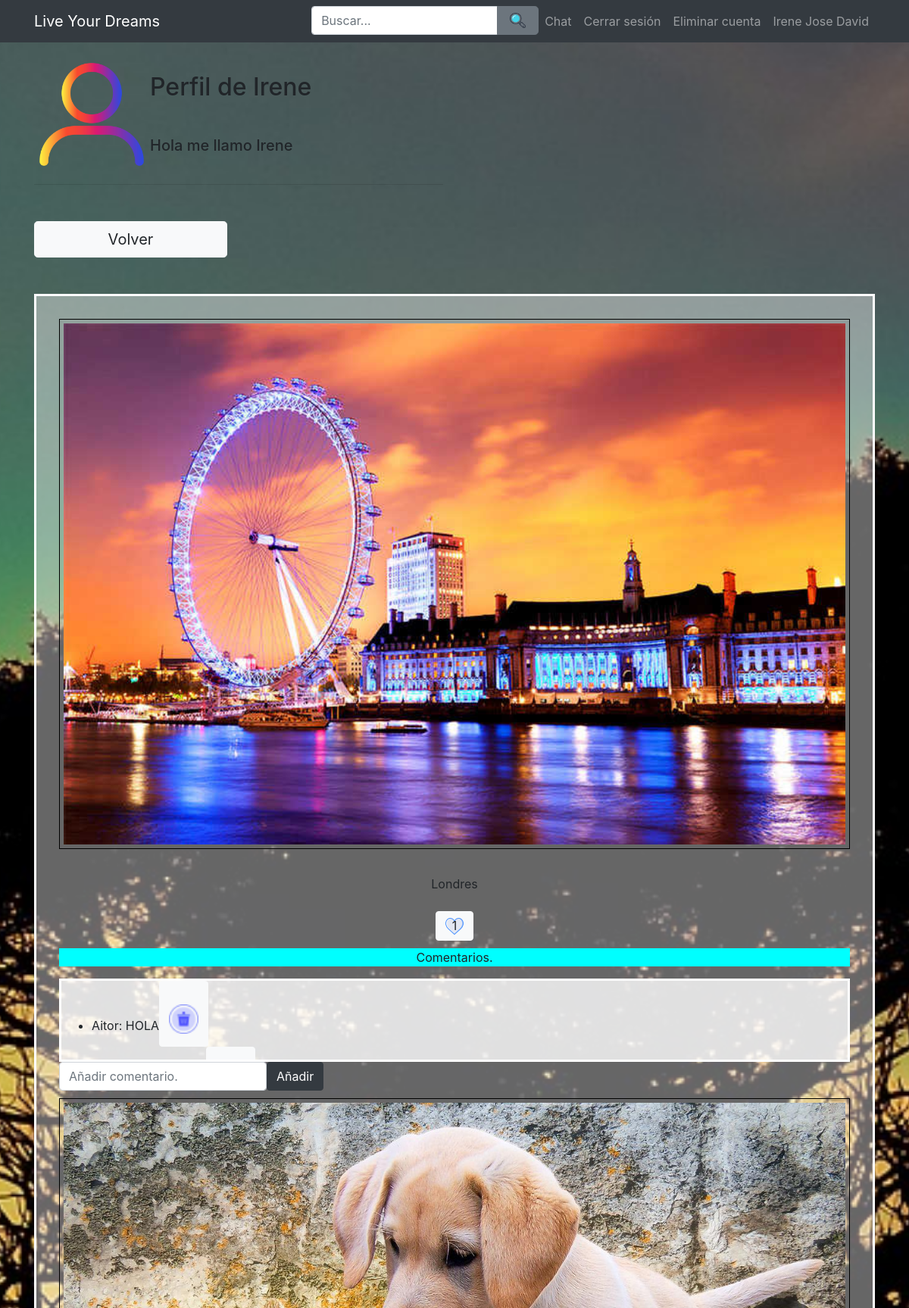
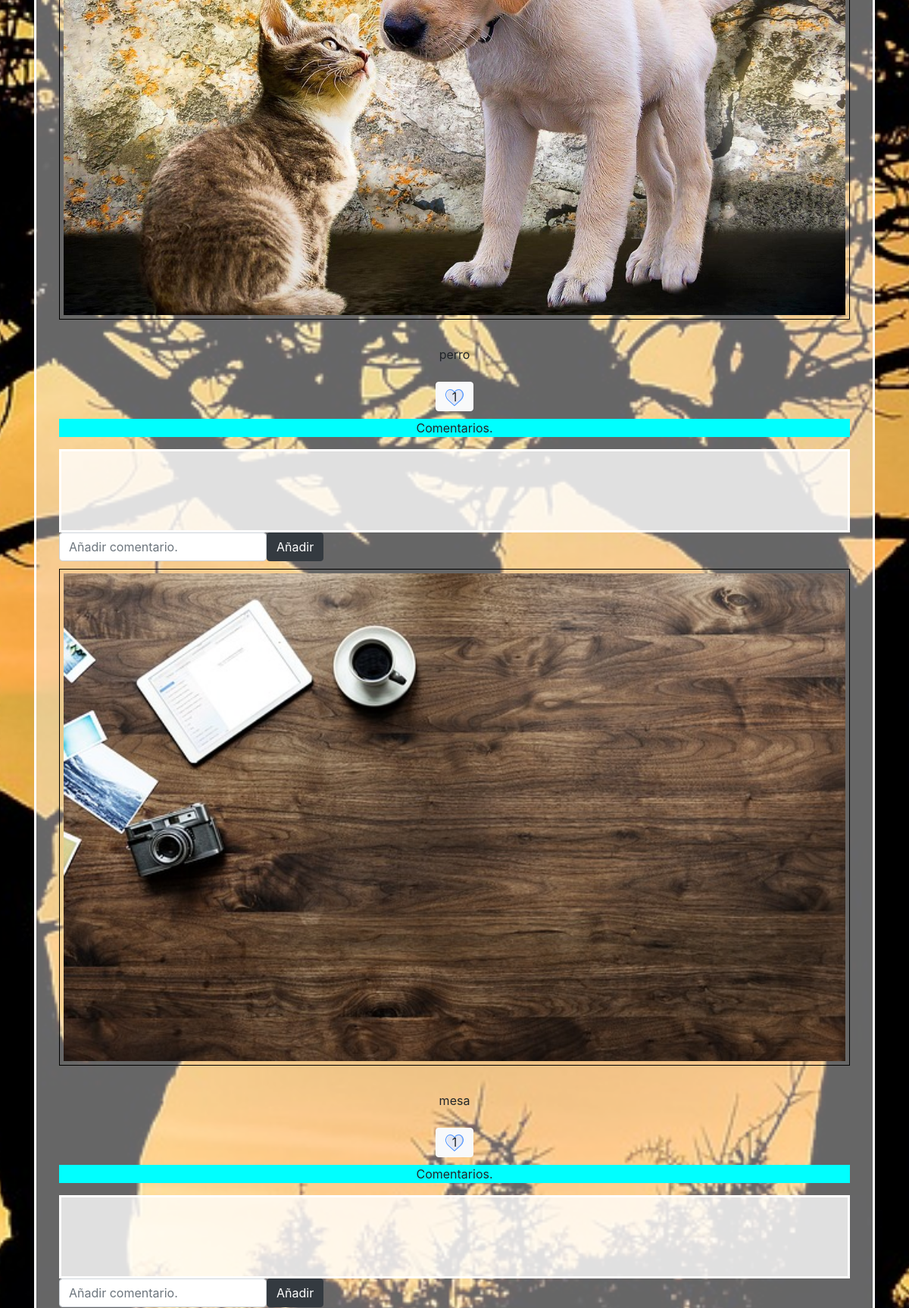
The app's page /vistausuario.php?id=1&nombreusuario=Irene (signed in, upper part) with its own data (2 pictures, top to bottom).
### tables this page shows
CREATE TABLE `usuarios` (
  `usuarioID` int(11) NOT NULL,
  `username` varchar(255) NOT NULL,
  `password` varchar(255) NOT NULL,
  `email` varchar(255) NOT NULL,
  `active` varchar(255) NOT NULL,
  `resetToken` varchar(255) DEFAULT NULL,
  `resetComplete` varchar(3) DEFAULT 'No',
  `visitas` int(11)  DEFAULT '0',
  `descripcion` varchar(255) NOT NULL,
  `imagen` varchar(255) NOT NULL
);

CREATE TABLE `imagen` (
  `idfoto` int(11) NOT NULL,
  `usuarioID` int(11) NOT NULL,
  `nombre` varchar(255) NOT NULL,
  `descripcion` text NOT NULL,
  `likes` int(11) DEFAULT '0'
);

CREATE TABLE `comentarios` (
  `idcomentarios` int(11) NOT NULL,
  `idUsuario` int(11) DEFAULT NULL,
  `comentario` varchar(256) DEFAULT NULL,
  `idfoto` int(11) DEFAULT NULL
);

### vistausuario.php (the view, shortened to what this page needs)
<?php
require('includes/config.php');
require('layout/header.php');
?>
<div class="container">
    <div class="row">
        <div class="col-xs-12 col-sm-8 col-md-6 col-sm-offset-2 col-md-offset-3">
			<?php
				$stmt = $db->query("SELECT imagen, descripcion FROM usuarios WHERE usuarioID = " . $_GET['id']);
				while ($row = $stmt->fetch()) {
					if(empty($row['imagen'])){
						$imagenP = "usuario.jpg";
					}else{
						$imagenP = $row['imagen'];
					}
					if(empty($row['descripcion'])){
						$descripcionP = "Descripcion";
					}else{
						$descripcionP = $row['descripcion'];
					}
				}
			?>
			<table>
				<tr>
					<td rowspan="2"><?php echo '<div id="todo"><img width="150" height="150" src="imagenes/' . $imagenP . '">' . "\n"; ?></td>
					<td><h2>Perfil de <?php echo htmlspecialchars($_GET['nombreusuario'], ENT_QUOTES); ?></h2></td>
				</tr>
				<tr>
					<td><h5><?php echo $descripcionP;?></h5></td>
				</tr>
			</table>
            <hr>
            <div class="row mt-5">
                <div class="col-xs-6 col-md-6"><a class="btn btn-light btn-block btn-lg" tabindex="5" href="paginausuarios.php">Volver</a></div>
            </div>
        </div>
        <div class="col-xs-12 col-sm-12 col-md-12 col-sm-offset-12 col-md-offset-12 mt-5">
            <div class="row">
                <div class="col-md-12">
                    <div class="contenedorTodo">
                        <?php
						$id = $_GET['id'];
						$stmt = $db->query("SELECT * FROM imagen WHERE usuarioID = " . $id);
						while ($row = $stmt->fetch()) {
							echo '<img id="' . $row['idfoto'] . '" class="foto"
							src="imagenes/' . $row['nombre'] . '">' . "\n";
							echo '<br/><br/>' . $row['descripcion'] . '<br/><br/>';
							$idDelaFoto = $row['idfoto'];
							echo '<button type="button" id="' . $row['idfoto'] . '" class="comment-ico btn btn-light like"><img src="img/app/heart.png">';
							echo '<div class="contadorLikes">';
							$stmt2 = $db->query("SELECT likes FROM imagen WHERE idfoto =" . $row['idfoto']);
							$contenedor = [];
							while ($row = $stmt2->fetch()) {
								array_push($contenedor, $row['likes']);
							}
							echo $contenedor[0];
							echo '</div></button>';
							echo '<div class="detailBox">
							<div class="commentBox">
								<p class="taskDescription"> Comentarios.</p>
							</div>
							<div class="actionBox">
								<div class="cajaComent">
								<ul class="commentList" id="ul' . $idDelaFoto . '">';
							$var3 = $idDelaFoto;
							if ($resultado = $db->query("SELECT * from comentarios WHERE idfoto = $idDelaFoto")) {
								while ($row2 = $resultado->fetch()) {
									echo '<li>';
									echo '<div class="commentText">';
									echo "<p class='nombre'>";
									$resultado2 = $db->query(
										"SELECT username from usuarios WHERE usuarioID = " . $row2['idUsuario']
									);
									while ($row3 = $resultado2->fetch()) {
										echo $row3['username'];
									}
									echo ": " . $row2['comentario'] . "</p>";
									if ($_SESSION['usuarioID'] == $row2['idUsuario']) {
										echo "<p id='" . $idDelaFoto . "' class='pInvisible'></p>
															<button id='" . $row2['idcomentarios'] . "' type='buttom'
															class='comment-ico btn btn-light eliminarComentario'>
															<br>
															<img class='imgPapelera' src='img/app/remove.png'>
															</button>";
									}
									echo '</div>';
									echo '</li>';
								}
							} else {
								echo "Falló la sentencia";
							}
							echo '	</ul></div>
								<form class="form-inline" role="form" action="#" method="post">
									<div class="form-group">
									<input type="text" class="form-control" maxlength="128" name="comentario" placeHolder="Añadir comentario.">
										<input type="submit" class="btn btn-dark" name="submit' . $var3 . '" value="Añadir">
									</div>
								</form>
							</div>
						</div>';
						}
						?>
                </div>
            </div>
        </div>
    </div>
</div>
<?php
require('layout/footer.php');
?>

### style/main.css (style rules this page uses)
a { color: #EF1F2F; text-decoration: none; }
html, body { height:100%; }
body { background: url("../img/foto_fondo.jpg") no-repeat center center fixed; background-size:cover; }
.contenedorTodo { padding:30px; border:3px solid white; text-align:center; background:rgba(255,255,255,0.4); }
.foto { width:100%; height:auto; padding:5px; border:1px solid black; margin-bottom:10px; }

### style/vistausuario.css (style rules this page uses)
.like { height: 39px; margin-bottom: 10px; }
.contadorLikes { position: relative; bottom: 25px; }
.detailBox { margin-bottom:10px; }
.commentBox { background-color: aqua; }
.cajaComent { background: rgba(255,255,255,0.8); border: 3px solid white; width: 100%; height: 110px; overflow: auto; text-align:left; }
.commentText { display: flex; position: relative; align-items: end; }
.nombre { margin-top:6px; }
.imgPapelera { height: 39px; margin-bottom: 10px; }

### records on screen
usuarios: imagen (picture), descripcion "Hola me llamo Irene"
imagen: nombre (picture), descripcion "Londres", contenedor "1"
comentarios: comentario "HOLA"
usuarios: username "Aitor"
imagen: nombre (picture), descripcion "perro", contenedor "1"
imagen: nombre (picture), descripcion "mesa", contenedor "1"

### other values on screen
$_GET['nombreusuario'] "Irene"
